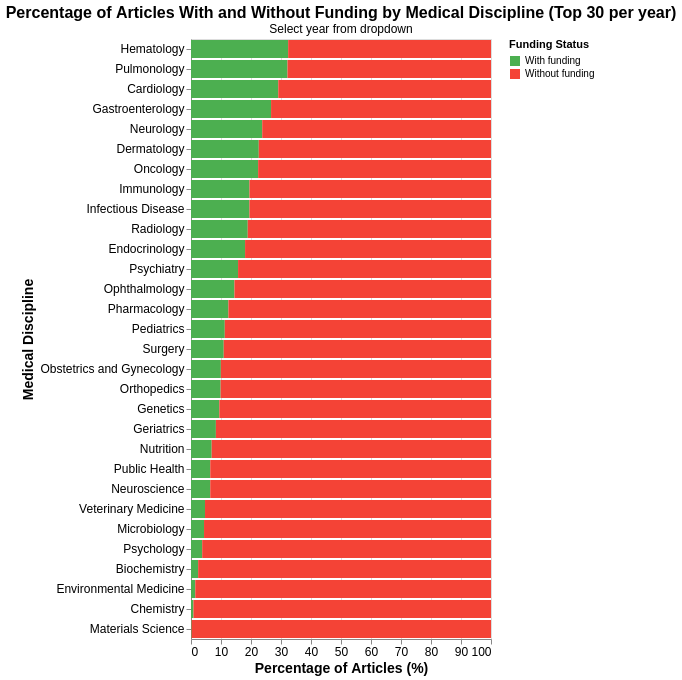

Vega-Lite specification for this chart:
### Vega-Lite specification from a JSON file in a GitHub repository (floating-point values rounded to 4 significant figures; data arrays with more than 128 entries replaced by an {"elided": "..."} marker saying what was removed)
{"config": {"view": {"continuousWidth": 300, "continuousHeight": 300}, "axis": {"labelFontSize": 12, "titleFontSize": 14}, "title": {"fontSize": 16}}, "data": {"name": "data-ebd5c943dd2c6d303fa52428c8f2bceb"}, "mark": {"type": "bar"}, "encoding": {"color": {"field": "funding_status", "scale": {"domain": ["With funding", "Without funding"], "range": ["#4CAF50", "#F44336"]}, "title": "Funding Status", "type": "nominal"}, "tooltip": [{"field": "medgemma_extraction", "title": "Discipline", "type": "nominal"}, {"field": "funding_status", "title": "Status", "type": "nominal"}, {"field": "count", "title": "Articles", "type": "quantitative"}, {"field": "percentage", "format": ".1f", "title": "Percentage", "type": "quantitative"}, {"field": "total", "title": "Total Articles", "type": "quantitative"}], "x": {"field": "percentage", "scale": {"domain": [0, 100]}, "title": "Percentage of Articles (%)", "type": "quantitative"}, "y": {"field": "medgemma_extraction", "sort": {"field": "funded_pct", "order": "descending"}, "title": "Medical Discipline", "type": "nominal"}}, "height": 600, "params": [{"name": "year_selection", "bind": {"input": "select", "options": [2017, 2018, 2019, 2020, 2021, 2022, 2023, 2024], "name": "Year: "}, "value": 2024}], "title": {"text": ["Percentage of Articles With and Without Funding by Medical Discipline (Top 30 per year)"], "subtitle": ["Select year from dropdown"]}, "transform": [{"filter": "datum.Anno == year_selection"}], "width": "container", "$schema": "https://vega.github.io/schema/vega-lite/v5.20.1.json", "datasets": {"data-ebd5c943dd2c6d303fa52428c8f2bceb": {"elided": "479 records"}}}
